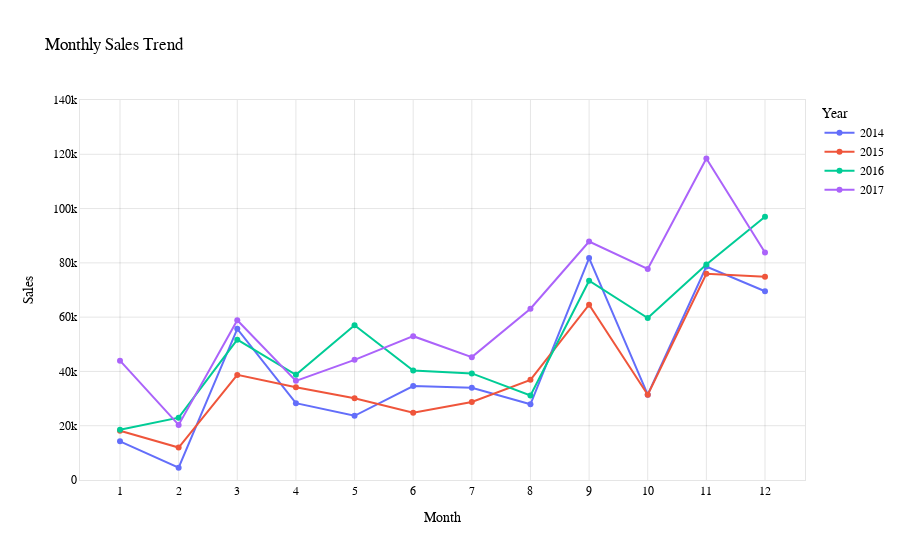

Notebook source saved alongside this figure:
### Markdown cell above
*Analyzing Sales Trends by Month and Order Year:*

### Code cell
fig = px.line(monthly_sales, x='Order Month', y='Sales', color='Order Year',
              markers=True, title='Monthly Sales Trend',
              labels={'Order Month': 'Month', 'Sales': 'Sales', 'Order Year': 'Year'},
              range_y=[0, 140000])

fig.update_layout(
    xaxis=dict(type='category', gridcolor='rgba(0,0,0,0.1)', linecolor='rgba(0,0,0,0.1)', mirror=True),  
    yaxis=dict(tickmode='linear', tick0=0, dtick=20000, gridcolor='rgba(0,0,0,0.1)', linecolor='rgba(0,0,0,0.1)', mirror=True),  
    plot_bgcolor='rgba(0,0,0,0)',  
    paper_bgcolor='rgb(255,255,255)', 
    font=dict(family='Arial', size=12, color='rgb(0,0,0)')  
)

fig.show()

### Figure 1 — Plotly figure (JSON) as saved in the notebook; plotly's stock layout.template omitted (floating-point values rounded to 4 significant figures)
{"data": [{"hovertemplate": "Year=2014<br>Month=%{x}<br>Sales=%{y}<extra></extra>", "legendgroup": "2014", "line": {"color": "#636efa", "dash": "solid"}, "marker": {"symbol": "circle"}, "mode": "markers+lines", "name": "2014", "orientation": "v", "showlegend": true, "type": "scatter", "x": [1, 2, 3, 4, 5, 6, 7, 8, 9, 10, 11, 12], "xaxis": "x", "y": [14240.0, 4520.0, 55690.0, 28300.0, 23650.0, 34600.0, 33950.0, 27910.0, 81780.0, 31450.0, 78630.0, 69550.0], "yaxis": "y"}, {"hovertemplate": "Year=2015<br>Month=%{x}<br>Sales=%{y}<extra></extra>", "legendgroup": "2015", "line": {"color": "#EF553B", "dash": "solid"}, "marker": {"symbol": "circle"}, "mode": "markers+lines", "name": "2015", "orientation": "v", "showlegend": true, "type": "scatter", "x": [1, 2, 3, 4, 5, 6, 7, 8, 9, 10, 11, 12], "xaxis": "x", "y": [18170.0, 11950.0, 38730.0, 34200.0, 30130.0, 24800.0, 28770.0, 36900.0, 64600.0, 31400.0, 75970.0, 74920.0], "yaxis": "y"}, {"hovertemplate": "Year=2016<br>Month=%{x}<br>Sales=%{y}<extra></extra>", "legendgroup": "2016", "line": {"color": "#00cc96", "dash": "solid"}, "marker": {"symbol": "circle"}, "mode": "markers+lines", "name": "2016", "orientation": "v", "showlegend": true, "type": "scatter", "x": [1, 2, 3, 4, 5, 6, 7, 8, 9, 10, 11, 12], "xaxis": "x", "y": [18540.0, 22980.0, 51720.0, 38750.0, 56990.0, 40340.0, 39260.0, 31120.0, 73410.0, 59690.0, 79410.0, 97000.0], "yaxis": "y"}, {"hovertemplate": "Year=2017<br>Month=%{x}<br>Sales=%{y}<extra></extra>", "legendgroup": "2017", "line": {"color": "#ab63fa", "dash": "solid"}, "marker": {"symbol": "circle"}, "mode": "markers+lines", "name": "2017", "orientation": "v", "showlegend": true, "type": "scatter", "x": [1, 2, 3, 4, 5, 6, 7, 8, 9, 10, 11, 12], "xaxis": "x", "y": [43970.0, 20300.0, 58870.0, 36520.0, 44260.0, 52980.0, 45260.0, 63120.0, 87870.0, 77780.0, 118400.0, 83830.0], "yaxis": "y"}], "layout": {"autosize": true, "font": {"color": "rgb(0, 0, 0)", "family": "Arial", "size": 12}, "legend": {"title": {"text": "Year"}, "tracegroupgap": 0}, "paper_bgcolor": "rgb(255,255,255)", "plot_bgcolor": "rgba(0, 0, 0, 0)", "title": {"text": "Monthly Sales Trend"}, "xaxis": {"anchor": "y", "autorange": true, "domain": [0, 1], "gridcolor": "rgba(0, 0, 0, 0.1)", "linecolor": "rgba(0, 0, 0, 0.1)", "mirror": true, "range": [-0.6858, 11.69], "title": {"text": "Month"}, "type": "category"}, "yaxis": {"anchor": "x", "domain": [0, 1], "dtick": 20000, "gridcolor": "rgba(0, 0, 0, 0.1)", "linecolor": "rgba(0, 0, 0, 0.1)", "mirror": true, "range": [0, 140000], "tick0": 0, "tickmode": "linear", "title": {"text": "Sales"}, "type": "linear"}}}
